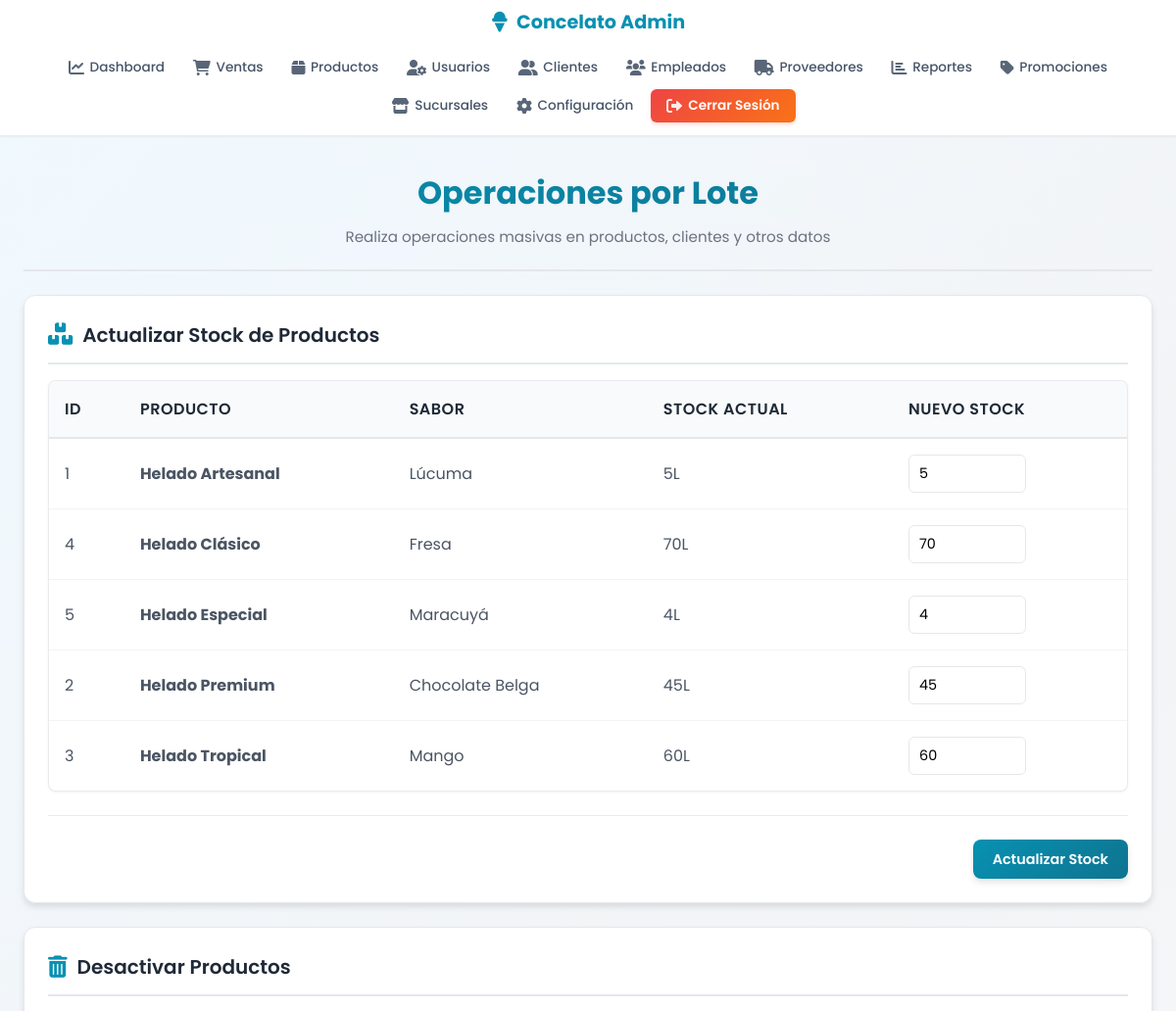
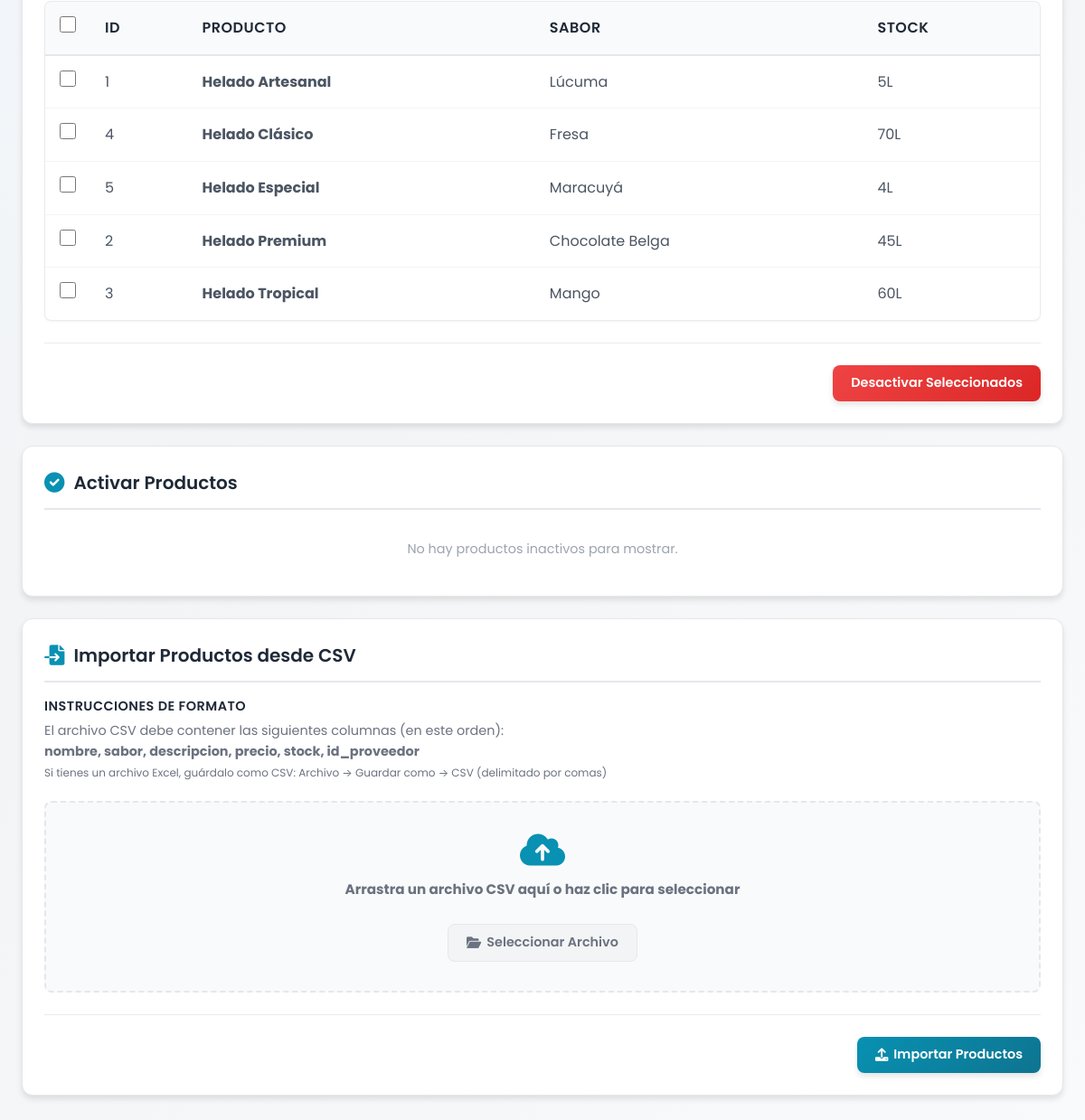
The app's page /paginas/admin/operaciones_lote.php (signed in) with its own data (2 pictures, top to bottom).
### tables this page shows
CREATE TABLE `productos` (
  `id_producto` int(11) NOT NULL AUTO_INCREMENT,
  `nombre` varchar(120) NOT NULL,
  `sabor` varchar(60) NOT NULL,
  `descripcion` text DEFAULT NULL,
  `precio` decimal(10,2) NOT NULL CHECK (`precio` >= 0),
  `stock` int(11) NOT NULL DEFAULT 0 CHECK (`stock` >= 0),
  `id_proveedor` int(11) DEFAULT NULL,
  `fecha_registro` date DEFAULT curdate(),
  `activo` tinyint(1) NOT NULL DEFAULT 1,
  PRIMARY KEY (`id_producto`),
  KEY `idx_sabor` (`sabor`),
  KEY `idx_stock` (`stock`),
  KEY `id_proveedor` (`id_proveedor`),
  KEY `idx_productos_activo` (`activo`),
  CONSTRAINT `productos_ibfk_1` FOREIGN KEY (`id_proveedor`) REFERENCES `proveedores` (`id_proveedor`) ON DELETE SET NULL ON UPDATE CASCADE
);

### paginas/admin/operaciones_lote.php (the view, shortened to what this page needs)
<?php
include_once($_SERVER['DOCUMENT_ROOT'] . '/heladeriacg/conexion/admin_functions.php');
$stmt_productos = $pdo->prepare("
    SELECT p.id_producto, p.nombre, p.sabor, p.descripcion, p.precio, p.stock, p.id_proveedor, p.activo, p.fecha_registro, pr.empresa as proveedor_nombre
    FROM productos p
    LEFT JOIN proveedores pr ON p.id_proveedor = pr.id_proveedor
    WHERE p.activo = 1
    ORDER BY p.nombre
");
$stmt_productos->execute();
$productos = $stmt_productos->fetchAll(PDO::FETCH_ASSOC);
$stmt_inactivos = $pdo->prepare("
    SELECT p.id_producto, p.nombre, p.sabor, p.stock
    FROM productos p
    WHERE p.activo = 0
    ORDER BY p.nombre
");
$stmt_inactivos->execute();
$productos_inactivos = $stmt_inactivos->fetchAll(PDO::FETCH_ASSOC);
?>
<!DOCTYPE html>
<html lang="es">
<head>
    <link rel="stylesheet" href="../../css/admin/estilos_admin.css">
    <link rel="stylesheet" href="../../css/admin/navbar.css">
    <link rel="stylesheet" href="../../css/admin/operaciones_lote.css">
    <link rel="stylesheet" href="https://cdnjs.cloudflare.com/ajax/libs/font-awesome/6.0.0/css/all.min.css">
</head>
<body>
    <?php include 'includes/navbar.php'; ?>
    <div class="admin-container">
        <main class="admin-main">
            <div class="welcome-section">
                <h1>Operaciones por Lote</h1>
                <p>Realiza operaciones masivas en productos, clientes y otros datos</p>
            </div>
            <div class="batch-section">
                <h3><i class="fas fa-boxes"></i> Actualizar Stock de Productos</h3>
                <form method="POST">
                    <div class="table-container">
                        <table class="batch-table" role="table">
                            <thead>
                                <tr role="row">
                                    <th role="columnheader">ID</th>
                                    <th role="columnheader">Producto</th>
                                    <th role="columnheader">Sabor</th>
                                    <th role="columnheader">Stock Actual</th>
                                    <th role="columnheader">Nuevo Stock</th>
                                </tr>
                            </thead>
                            <tbody>
                                <?php foreach ($productos as $producto): ?>
                                <tr role="row" tabindex="0">
                                    <td data-label="ID"><?php echo htmlspecialchars($producto['id_producto']); ?></td>
                                    <td data-label="Producto"><strong><?php echo htmlspecialchars($producto['nombre']); ?></strong></td>
                                    <td data-label="Sabor"><?php echo htmlspecialchars($producto['sabor']); ?></td>
                                    <td data-label="Stock Actual"><?php echo htmlspecialchars($producto['stock']); ?>L</td>
                                    <td data-label="Nuevo Stock">
                                        <input type="number"
                                               name="productos[<?php echo $producto['id_producto']; ?>]"
                                               value="<?php echo htmlspecialchars($producto['stock']); ?>"
                                               min="0"
                                               class="stock-input">
                                    </td>
                                </tr>
                                <?php endforeach; ?>
                            </tbody>
                        </table>
                    </div>
                    <div class="form-actions">
                        <button type="submit" class="btn btn-primary">Actualizar Stock</button>
                    </div>
                </form>
            </div>
            <div class="batch-section">
                <h3><i class="fas fa-trash-alt"></i> Desactivar Productos</h3>
                <form method="POST" onsubmit="return confirm('¿Estás seguro de que deseas desactivar los productos seleccionados?')">
                    <div class="table-container">
                        <table class="batch-table" role="table">
                            <thead>
                                <tr role="row">
                                    <th role="columnheader" class="check-all">
                                        <input type="checkbox" id="selectAll" onclick="toggleSelectAll(this)" aria-label="Seleccionar todos">
                                    </th>
                                    <th role="columnheader">ID</th>
                                    <th role="columnheader">Producto</th>
                                    <th role="columnheader">Sabor</th>
                                    <th role="columnheader">Stock</th>
                                </tr>
                            </thead>
                            <tbody>
                                <?php foreach ($productos as $producto): ?>
                                <tr role="row" tabindex="0">
                                    <td data-label="Seleccionar" class="check-all">
                                        <input type="checkbox"
                                               name="ids_productos[]"
                                               value="<?php echo $producto['id_producto']; ?>"
                                               aria-label="Seleccionar <?php echo htmlspecialchars($producto['nombre']); ?>">
                                    </td>
                                    <td data-label="ID"><?php echo htmlspecialchars($producto['id_producto']); ?></td>
                                    <td data-label="Producto"><strong><?php echo htmlspecialchars($producto['nombre']); ?></strong></td>
                                    <td data-label="Sabor"><?php echo htmlspecialchars($producto['sabor']); ?></td>
                                    <td data-label="Stock"><?php echo htmlspecialchars($producto['stock']); ?>L</td>
                                </tr>
                                <?php endforeach; ?>
                            </tbody>
                        </table>
                    </div>
                    <div class="form-actions">
                        <button type="submit" class="btn btn-danger">Desactivar Seleccionados</button>
                    </div>
                </form>
            </div>
            <div class="batch-section">
                <h3><i class="fas fa-check-circle"></i> Activar Productos</h3>
                <?php if (empty($productos_inactivos)): ?>
                    <p class="no-items">No hay productos inactivos para mostrar.</p>
                <?php endif; ?>
            </div>
            <div class="batch-section">
                <h3><i class="fas fa-file-import"></i> Importar Productos desde CSV</h3>
                <form method="POST" enctype="multipart/form-data">
                    <div class="form-group">
                        <label>Instrucciones de Formato</label>
                        <p style="margin: 0; color: var(--gray); font-size: 0.9rem;">
                            El archivo CSV debe contener las siguientes columnas (en este orden):
                            <br><strong>nombre, sabor, descripcion, precio, stock, id_proveedor</strong>
                            <br><small>Si tienes un archivo Excel, guárdalo como CSV: Archivo → Guardar como → CSV (delimitado por comas)</small>
                        </p>
                    </div>
                    <div class="file-upload" id="dropZone">
                        <i class="fas fa-cloud-upload-alt" style="font-size: 2.5rem; color: var(--primary); margin-bottom: 12px; display: block;"></i>
                        <p><strong>Arrastra un archivo CSV aquí o haz clic para seleccionar</strong></p>
                        <button type="button" class="btn btn-secondary" onclick="document.getElementById('fileInput').click()" style="margin-top: 10px;">
                            <i class="fas fa-folder-open"></i> Seleccionar Archivo
                        </button>
                    </div>
                    <div class="form-actions">
                        <button type="submit" class="btn btn-primary">
                            <i class="fas fa-upload"></i> Importar Productos
                        </button>
                    </div>
                </form>
            </div>
        </main>
    </div>
</body>
</html>

### css/admin/estilos_admin.css (style rules this page uses)
* { margin: 0; padding: 0; box-sizing: border-box; font-family: 'Poppins', -apple-system, BlinkMacSystemFont, 'Segoe UI', sans-serif; word-wrap: break-word; overflow-wrap: break-word; }
html { scroll-behavior: smooth; --spacing-xs: 4px; --spacing-sm: 8px; --spacing-md: 16px; --spacing-lg: 24px; --spacing-xl: 32px; --font-size-xs: 12px; --font-size-sm: 14px; --font-size-base: 16px; --font-size-lg: 18px; --font-size-xl: 21px; --font-size-2xl: 26px; --font-size-3xl: 32px; --border-radius-sm: 6px; --border-radius-md: 8px; --border-radius-lg: 12px; --border-radius-xl: 20px; --transition-fast: 100ms ease-out; --transition-normal: 200ms ease-out; --transition-slow: 300ms ease-out; }
body { background: linear-gradient(135deg, #f0f9ff 0%, #f3f4f6 50%, #f9fafb 100%); color: #1f2937; min-height: 100vh; line-height: 1.6; font-size: var(--font-size-base); }
.admin-container { display: flex; flex-direction: column; min-height: 100vh; }
.admin-main { flex: 1; max-width: 1400px; margin: 2rem auto; padding: 0 1.5rem; width: 100%; }
.welcome-section { text-align: center; margin-bottom: 2.5rem; }
.welcome-section h1 { font-size: clamp(1.8rem, 5vw, 2.5rem); color: #1f2937; margin-bottom: 0.5rem; font-weight: 700; }
.welcome-section p { font-size: clamp(1rem, 2vw, 1.1rem); color: #6b7280; }
.form-group { display: flex; flex-direction: column; }
.form-group label { display: block; margin-bottom: var(--spacing-sm); font-weight: 500; color: #1f2937; font-size: var(--font-size-base); line-height: 1.4; }
.form-group label::after { content: attr(data-required); color: #ef4444; margin-left: 2px; }
.form-actions { display: flex; gap: 1rem; justify-content: flex-end; margin-top: 2rem; padding-top: 1.5rem; border-top: 1px solid rgba(229, 231, 235, 0.8); flex-wrap: wrap; }
.btn { padding: 0.8rem 1.6rem; border: none; border-radius: var(--border-radius-md); cursor: pointer; font-weight: 500; font-size: var(--font-size-base); transition: all var(--transition-normal); display: inline-flex; align-items: center; justify-content: center; gap: var(--spacing-sm); white-space: nowrap; min-height: 44px; line-height: 1.2; font-family: inherit; }
.table-container { background: white; border: 1px solid rgba(229, 231, 235, 0.8); border-radius: var(--border-radius-lg); overflow: auto; box-shadow: 0 1px 3px rgba(0, 0, 0, 0.05); margin-bottom: 2rem; }
.table-container table { width: 100%; border-collapse: collapse; font-size: var(--font-size-base); }
.table-container table thead { background: #f9fafb; border-bottom: 2px solid #e5e7eb; position: sticky; top: 0; }
.table-container table th { padding: 1rem; text-align: left; font-weight: 600; color: #1f2937; font-size: var(--font-size-base); white-space: nowrap; word-break: break-word; vertical-align: middle; }
.table-container table td { padding: 1rem; border-bottom: 1px solid #f3f4f6; color: #4b5563; font-size: var(--font-size-base); word-break: break-word; overflow-wrap: break-word; vertical-align: middle; }
.table-container table tbody tr { transition: background-color var(--transition-fast); }
.table-container table tbody tr:last-child td { border-bottom: none; }
@media (max-width: 1200px) { .welcome-section h1 { font-size: clamp(1.6rem, 4vw, 2.2rem); } }
.no-items { text-align: center; color: #9ca3af; padding: 1rem; font-size: 0.9rem; }

### css/admin/navbar.css (style rules this page uses)
:root { --primary: #0891b2; --primary-dark: #0e7490; --primary-light: #06b6d4; --text-dark: #1f2937; --text-gray: #475569; --bg-light: #f9fafb; --white: #ffffff; --border: #e5e7eb; --danger: #ef4444; --danger-gradient: linear-gradient(135deg, #ef4444 0%, #f97316 100%); --shadow-sm: 0 1px 3px rgba(0, 0, 0, 0.08); --font-main: 'Poppins', -apple-system, BlinkMacSystemFont, 'Segoe UI', sans-serif; }

### records on screen
productos: id_producto "1", nombre "Helado Artesanal", sabor "Lúcuma", stock "5"
productos: id_producto "4", nombre "Helado Clásico", sabor "Fresa", stock "70"
productos: id_producto "5", nombre "Helado Especial", sabor "Maracuyá", stock "4"
productos: id_producto "2", nombre "Helado Premium", sabor "Chocolate Belga", stock "45"
productos: id_producto "3", nombre "Helado Tropical", sabor "Mango", stock "60"
